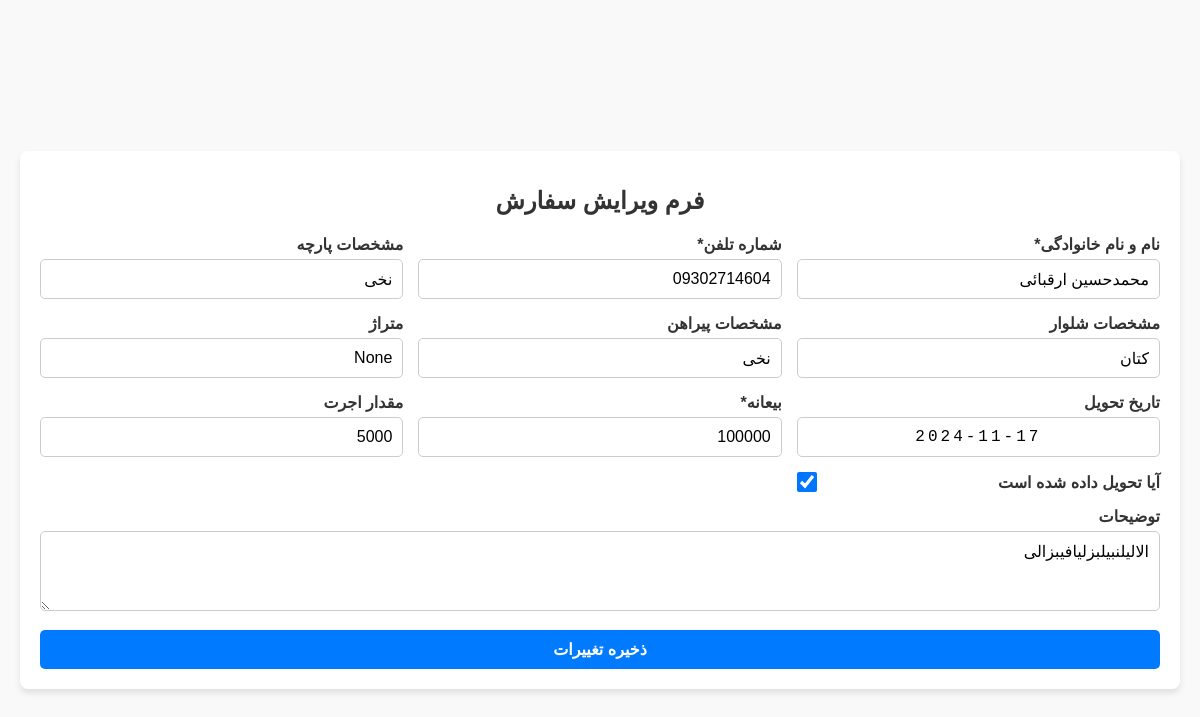
Page /order/edit/1/ (signed in) on the earlier database version.
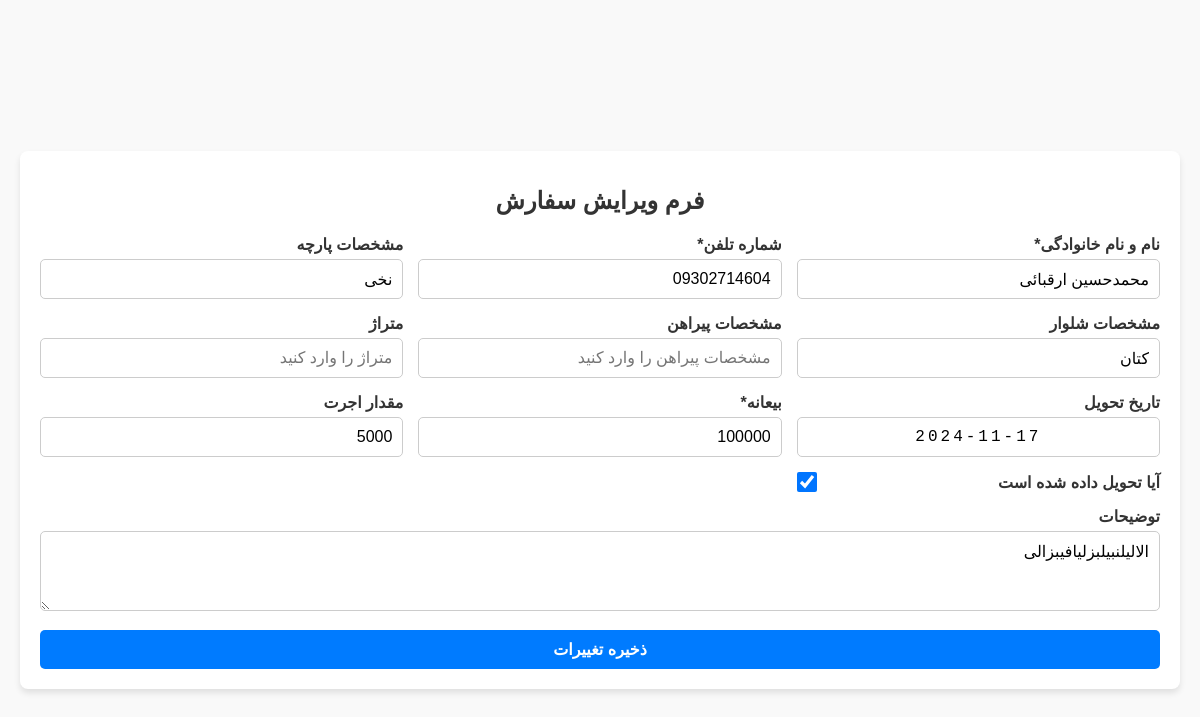
Same page on the later database version.
### khayyat/models.py (models this page shows, shortened)
class Order(models.Model):
    fullname = models.CharField(max_length=100,null=True, blank=True, verbose_name="نام و نام خانوادگی")
    phone = models.CharField(max_length=11,null=True, blank=True, verbose_name="شماره تلفن")
    fabric = models.CharField(max_length=200,null=True, blank=True, verbose_name="مشخصات پارچه")
    pants = models.CharField(max_length=200,null=True, blank=True, verbose_name="مشخصات شلوار")
    shirt = models.CharField(max_length=200, verbose_name="مشخصات پیراهن")
    fabric_length = models.CharField(max_length=100, null=True, blank=True, verbose_name="متراژ")
    date = models.CharField(max_length=120, blank=True, null=True, verbose_name="تاریخ تحویل")
    deposit = models.CharField(max_length=120, blank=True, null=True,  verbose_name="بیعانه(تومان)")
    wage = models.CharField(max_length=120, blank=True, null=True, verbose_name="اجرت(تومان)")
    delivered = models.BooleanField(default=False, verbose_name="تحویل")
    description = models.TextField(blank=True, null=True, verbose_name="توضیحات")
    class Meta:
        verbose_name = "سفارش"
        verbose_name_plural = "سفارشات"

### khayyat/views.py (the view, shortened to what this page needs)
# urls.py: path('order/edit/<int:order_id>/', edit_order, name='edit_order'),
@login_required
def edit_order(request, order_id):
    order = get_object_or_404(Order, id=order_id)
    return render(request, 'khayyat/update.html', {'order': order})

### khayyat/templates/khayyat/update.html (shortened to what this page needs)
<!DOCTYPE html>
<html lang="fa">
<head>
</head>
<body>
<div class="form-container">
    <h1>فرم ویرایش سفارش</h1>
    <form
            action="{% url 'edit_order' order.id %}"
            method="POST"
            autocomplete="off"
    >
        <div>
            <label for="fullname">نام و نام خانوادگی*</label>
            <input
                    type="text"
                    id="fullname"
                    name="fullname"
                    value="{{ order.fullname }}"
                    placeholder="نام و نام خانوادگی را وارد کنید"
                    required
            />
        </div>
        <div>
            <label for="phone">شماره تلفن*</label>
            <input
                    type="text"
                    id="phone"
                    name="phone"
                    value="{{ order.phone }}"
                    placeholder="شماره تلفن را وارد کنید"
                    required
            />
        </div>
        <div>
            <label for="fabric">مشخصات پارچه</label>
            <input
                    type="text"
                    id="fabric"
                    name="fabric"
                    value="{{ order.fabric }}"
                    placeholder="مشخصات پارچه را وارد کنید"
            />
        </div>
        <div>
            <label for="pants">مشخصات شلوار</label>
            <input
                    type="text"
                    id="pants"
                    name="pants"
                    value="{{ order.pants }}"
                    placeholder="مشخصات شلوار را وارد کنید"
            />
        </div>
        <div>
            <label for="shirt">مشخصات پیراهن</label>
            <input
                    type="text"
                    id="shirt"
                    name="shirt"
                    value="{{ order.shirt }}"
                    placeholder="مشخصات پیراهن را وارد کنید"
            />
        </div>
        <div>
            <label for="fabric_length">متراژ</label>
            <input
                    type="text"
                    id="fabric_length"
                    name="fabric_length"
                    value="{{ order.fabric_length }}"
                    placeholder="متراژ را وارد کنید"
            />
        </div>
        <div>
            <label for="date">تاریخ تحویل</label>
            <input
                    type="text"
                    id="date"
                    name="date"
                    value="{{ order.date }}"
                    placeholder="روز/ماه/سال"
                    class="date-input"
            />
        </div>
        <div>
            <label for="deposit">بیعانه*</label>
            <input
                    type="text"
                    id="deposit"
                    name="deposit"
                    value="{{ order.deposit }}"
                    placeholder="مبلغ بیعانه را وارد کنید"
                    required
            />
        </div>
        <div>
            <label for="wage">مقدار اجرت</label>
            <input
                    type="text"
                    id="wage"
                    name="wage"
                    value="{{ order.wage }}"
                    placeholder="مقدار اجرت را وارد کنید"
            />
        </div>
        <div class="delivered">
            <label for="delivered">آیا تحویل داده شده است</label>
            <input
                    type="checkbox"
                    id="delivered"
                    name="delivered"
                    {% if order.delivered %} checked {% endif %}
            />
        </div>
        <div class="full-width">
            <label for="description">توضیحات</label>
            <textarea
                    id="description"
                    name="description"
                    placeholder="توضیحات را وارد کنید"
            >{{ order.description }}</textarea>
        </div>
        <button type="submit">ذخیره تغییرات</button>
    </form>
</div>
</body>
</html>

Differences in the rows shown:
changed Order "محمدحسین ارقبائی": shirt "نخی" → (not shown); fabric_length "None" → (not shown)
